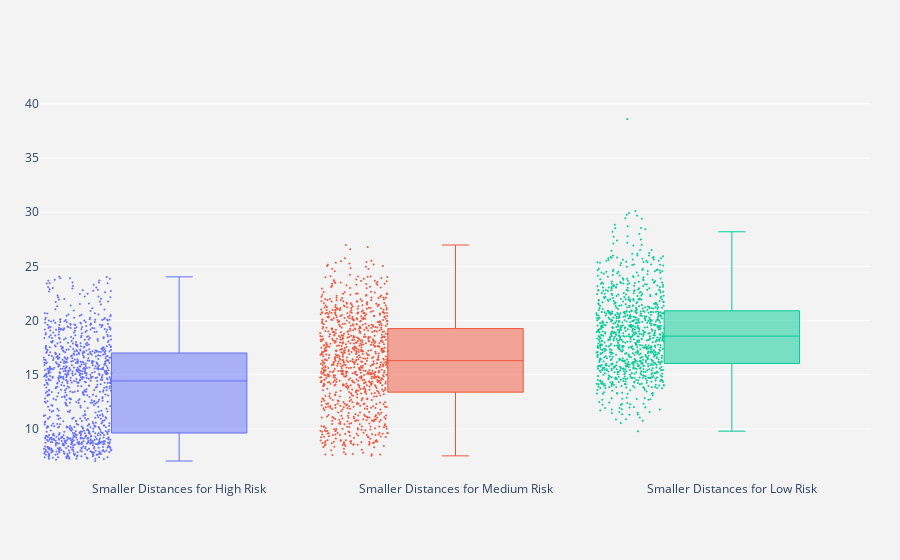

Notebook source saved alongside this figure:
### Code cell
x_data = ['Smaller Distances for High Risk', 'Smaller Distances for Medium Risk',
          'Smaller Distances for Low Risk']

y_data = [mH, mM, mL]

colors = ['rgba(0, 153, 255, 0.5)', 'rgba(100, 48, 135, 0.5)', 'rgba(254, 80, 0, 0.5)']

fig = go.Figure()

for xd, yd, cls in zip(x_data, y_data, colors):
        fig.add_trace(go.Box(
            y=yd,
            name=xd,
            boxpoints='all',
            jitter=0.5,
            whiskerwidth=0.2,
            #fillcolor=cls,
            marker_size=2,
            line_width=1)
        )

fig.update_layout(
    autosize=False,
    #width=500,
    #height=1000,
    yaxis=dict(
        autorange=True,
        showgrid=True,
        zeroline=True,
        dtick=5,
        gridcolor='rgb(255, 255, 255)',
        gridwidth=1,
        zerolinecolor='rgb(255, 255, 255)',
        zerolinewidth=2,
    ),
     margin=dict(
         l=40,
         r=30,
         b=80,
         t=100,
     ),
    paper_bgcolor='rgb(243, 243, 243)',
    plot_bgcolor='rgb(243, 243, 243)',
    showlegend=False
)

fig.show()

### Figure 1 — Plotly figure (JSON) as saved in the notebook; plotly's stock layout.template omitted (floating-point values rounded to 4 significant figures; data arrays with more than 128 entries replaced by an {"elided": "..."} marker saying what was removed)
{"data": [{"boxpoints": "all", "jitter": 0.5, "line": {"width": 1}, "marker": {"size": 2}, "name": "Smaller Distances for High Risk", "type": "box", "whiskerwidth": 0.2, "y": {"elided": "1000 float values"}}, {"boxpoints": "all", "jitter": 0.5, "line": {"width": 1}, "marker": {"size": 2}, "name": "Smaller Distances for Medium Risk", "type": "box", "whiskerwidth": 0.2, "y": {"elided": "1000 float values"}}, {"boxpoints": "all", "jitter": 0.5, "line": {"width": 1}, "marker": {"size": 2}, "name": "Smaller Distances for Low Risk", "type": "box", "whiskerwidth": 0.2, "y": {"elided": "1000 float values"}}], "layout": {"autosize": false, "margin": {"b": 80, "l": 40, "r": 30, "t": 100}, "paper_bgcolor": "rgb(243, 243, 243)", "plot_bgcolor": "rgb(243, 243, 243)", "showlegend": false, "yaxis": {"autorange": true, "dtick": 5, "gridcolor": "rgb(255, 255, 255)", "gridwidth": 1, "showgrid": true, "zeroline": true, "zerolinecolor": "rgb(255, 255, 255)", "zerolinewidth": 2}}}
